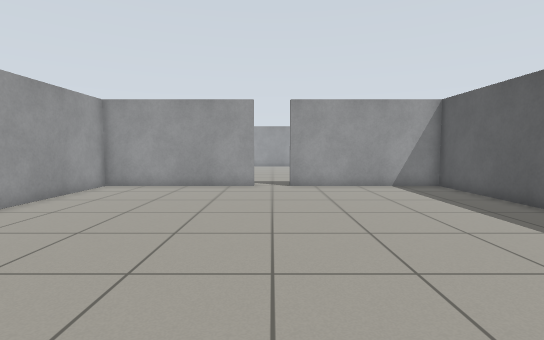
[1] (above)

12 first-person views from a walk through a world built for the Gazebo simulator. The camera is 0.86 m above the floor, tilts 4° down and sees 85° across. The floor is counted in squares, 0.5 m on a side. Each view is taken from the middle of a square. On the plan, view 1 faces up. The plan holds only what a view shows up to about 15 squares ahead; the rest is blank.

[2]
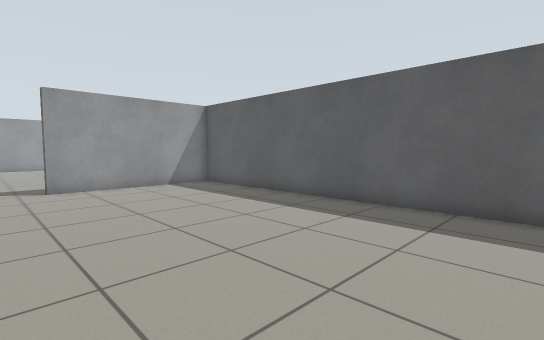

[3]
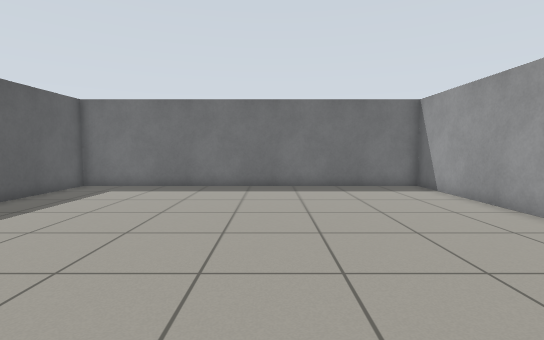

[4]
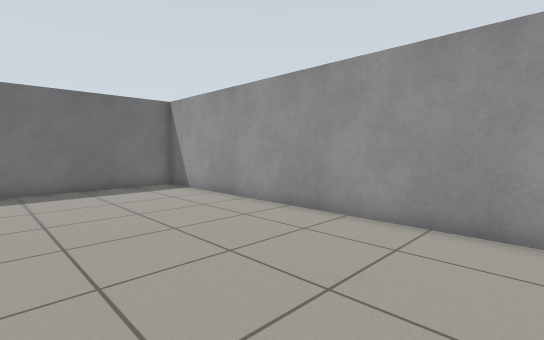

[5]
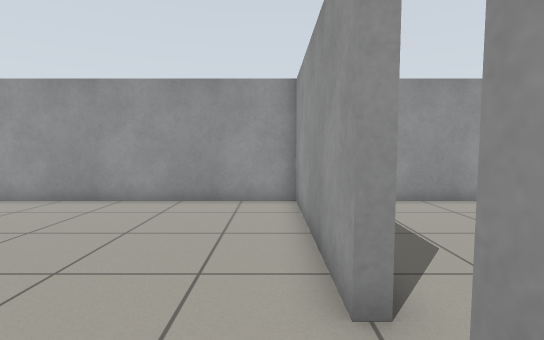

[6]
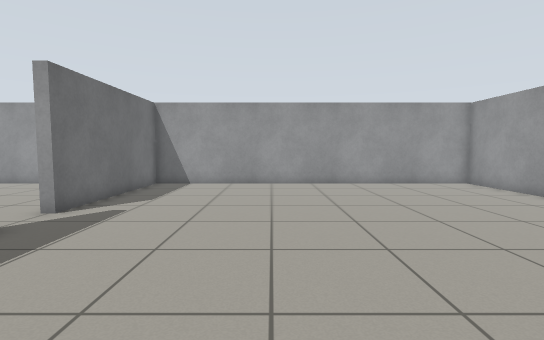

[7]
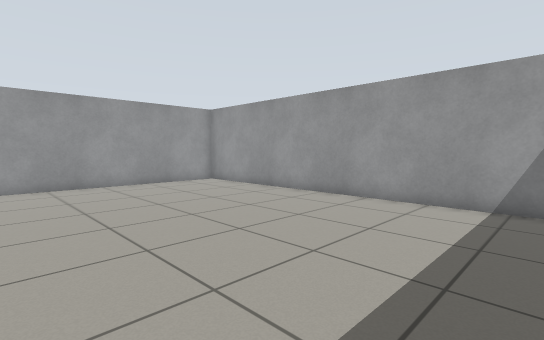

[8]
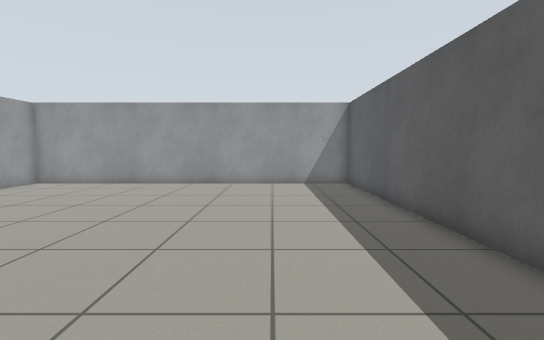

[9]
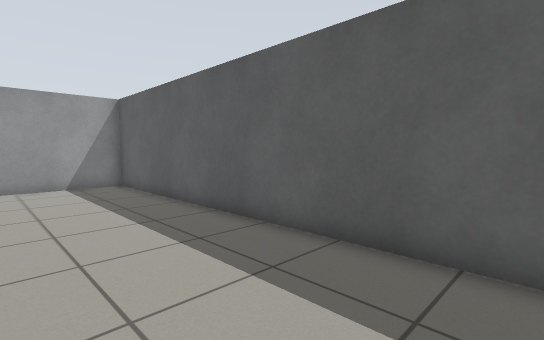

[10]
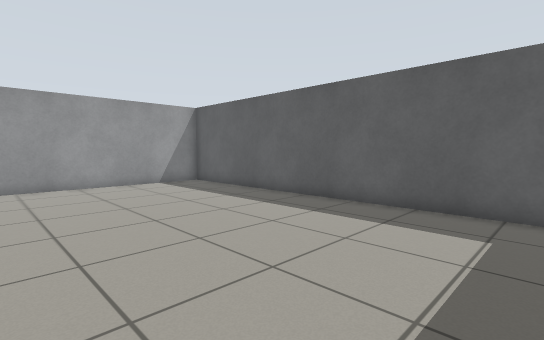

[11]
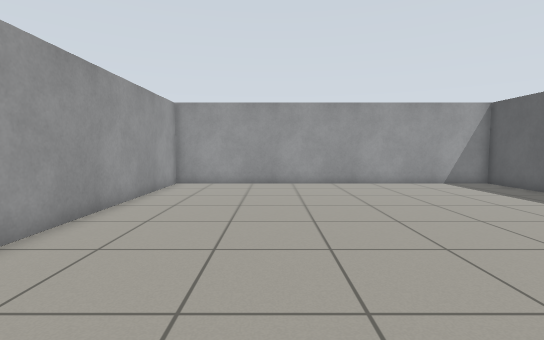

[12]
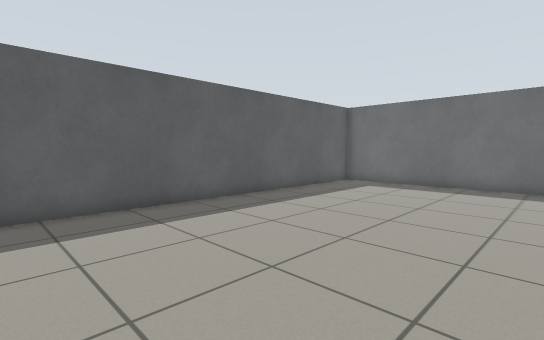

### Floor plan
Points are (right, up) in squares from view 1. A wall is a line through its corners. A room is listed if a view was taken in it or the views show most of it. See-through windows are left out.
Room 1 (views 1, 2, 3, 4, 5, 12)
walls: (-0.8, 13.8) (-7.8, 13.8) (-7.8, -1.8) (7.8, -1.8) (7.8, 13.8) (0.9, 13.8)
ways out: opening at (0, 14) to room 2
Room 2 (views 6, 7, 8, 9, 10, 11)
walls: (0.9, 13.8) (0.9, 14.2); (7.8, 15.1) (7.8, 29.8) (-7.8, 29.8) (-7.8, 14.2) (-0.8, 14.2) (-0.8, 13.8)
ways out: opening at (0, 14) to room 1

Where each view was taken, in squares from view 1:
view 1: 0 up, 0 right, facing up
view 2: 0 up, 1 left, facing up-right
view 3: 12 up, 1 left, facing down
view 4: 12 up, 1 left, facing down-left
view 5: 13 up, 2 right, facing left
view 6: 20 up, 7 right, facing left
view 7: 20 up, 7 right, facing up-left
view 8: 15 up, 4 right, facing up
view 9: 15 up, 3 right, facing up-right
view 10: 15 up, 1 left, facing up-right
view 11: 15 up, 3 left, facing up
view 12: 13 up, 1 left, facing down-right
